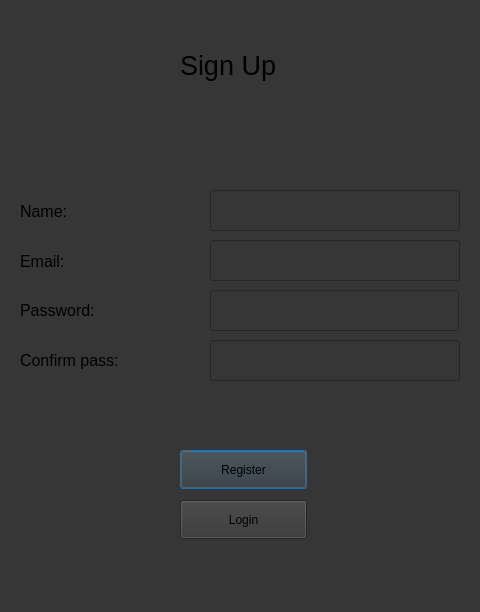
<?xml version="1.0" encoding="UTF-8"?>
<ui version="4.0">
 <class>Dialog</class>
 <widget class="QDialog" name="Dialog">
  <property name="geometry">
   <rect>
    <x>0</x>
    <y>0</y>
    <width>480</width>
    <height>612</height>
   </rect>
  </property>
  <property name="windowTitle">
   <string>Dialog</string>
  </property>
  <property name="styleSheet">
   <string notr="true">background-color: rgb(54, 54, 54)</string>
  </property>
  <widget class="QPushButton" name="reg_but">
   <property name="geometry">
    <rect>
     <x>180</x>
     <y>450</y>
     <width>127</width>
     <height>39</height>
    </rect>
   </property>
   <property name="text">
    <string>Register</string>
   </property>
  </widget>
  <widget class="QLabel" name="label">
   <property name="geometry">
    <rect>
     <x>180</x>
     <y>30</y>
     <width>171</width>
     <height>71</height>
    </rect>
   </property>
   <property name="font">
    <font>
     <pointsize>20</pointsize>
    </font>
   </property>
   <property name="text">
    <string>Sign Up</string>
   </property>
  </widget>
  <widget class="QLabel" name="label_2">
   <property name="geometry">
    <rect>
     <x>20</x>
     <y>250</y>
     <width>100</width>
     <height>23</height>
    </rect>
   </property>
   <property name="font">
    <font>
     <pointsize>12</pointsize>
    </font>
   </property>
   <property name="text">
    <string>Email:</string>
   </property>
  </widget>
  <widget class="QLabel" name="label_3">
   <property name="geometry">
    <rect>
     <x>20</x>
     <y>300</y>
     <width>121</width>
     <height>21</height>
    </rect>
   </property>
   <property name="font">
    <font>
     <pointsize>12</pointsize>
    </font>
   </property>
   <property name="text">
    <string>Password:</string>
   </property>
  </widget>
  <widget class="QLineEdit" name="email">
   <property name="geometry">
    <rect>
     <x>210</x>
     <y>240</y>
     <width>250</width>
     <height>41</height>
    </rect>
   </property>
  </widget>
  <widget class="QLineEdit" name="password">
   <property name="geometry">
    <rect>
     <x>210</x>
     <y>290</y>
     <width>249</width>
     <height>41</height>
    </rect>
   </property>
  </widget>
  <widget class="QLineEdit" name="confpass">
   <property name="geometry">
    <rect>
     <x>210</x>
     <y>340</y>
     <width>250</width>
     <height>41</height>
    </rect>
   </property>
  </widget>
  <widget class="QLabel" name="label_4">
   <property name="geometry">
    <rect>
     <x>20</x>
     <y>340</y>
     <width>170</width>
     <height>41</height>
    </rect>
   </property>
   <property name="font">
    <font>
     <pointsize>12</pointsize>
    </font>
   </property>
   <property name="text">
    <string>Confirm pass:</string>
   </property>
  </widget>
  <widget class="QLineEdit" name="name">
   <property name="geometry">
    <rect>
     <x>210</x>
     <y>190</y>
     <width>250</width>
     <height>41</height>
    </rect>
   </property>
  </widget>
  <widget class="QLabel" name="label_5">
   <property name="geometry">
    <rect>
     <x>20</x>
     <y>200</y>
     <width>100</width>
     <height>23</height>
    </rect>
   </property>
   <property name="font">
    <font>
     <pointsize>12</pointsize>
    </font>
   </property>
   <property name="text">
    <string>Name:</string>
   </property>
  </widget>
  <widget class="QPushButton" name="log_but">
   <property name="geometry">
    <rect>
     <x>180</x>
     <y>500</y>
     <width>127</width>
     <height>39</height>
    </rect>
   </property>
   <property name="text">
    <string>Login</string>
   </property>
  </widget>
  <zorder>reg_but</zorder>
  <zorder>log_but</zorder>
  <zorder>label</zorder>
  <zorder>label_2</zorder>
  <zorder>label_3</zorder>
  <zorder>email</zorder>
  <zorder>password</zorder>
  <zorder>confpass</zorder>
  <zorder>label_4</zorder>
  <zorder>name</zorder>
  <zorder>label_5</zorder>
 </widget>
 <resources/>
 <connections/>
</ui>
